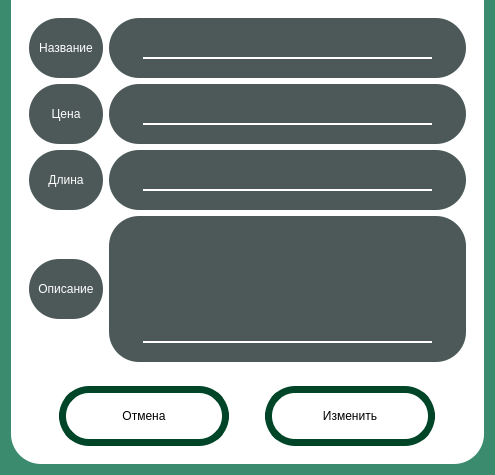
<?xml version="1.0" encoding="UTF-8"?>
<ui version="4.0">
 <class>EditServiceWindow</class>
 <widget class="QDialog" name="EditServiceWindow">
  <property name="geometry">
   <rect>
    <x>0</x>
    <y>0</y>
    <width>495</width>
    <height>475</height>
   </rect>
  </property>
  <property name="minimumSize">
   <size>
    <width>495</width>
    <height>475</height>
   </size>
  </property>
  <property name="maximumSize">
   <size>
    <width>495</width>
    <height>475</height>
   </size>
  </property>
  <property name="windowTitle">
   <string>Изменение процедуры</string>
  </property>
  <property name="styleSheet">
   <string notr="true">background-color:#3B8C6E</string>
  </property>
  <layout class="QGridLayout" name="gridLayout">
   <property name="topMargin">
    <number>0</number>
   </property>
   <item row="0" column="0">
    <widget class="QWidget" name="widget" native="true">
     <property name="styleSheet">
      <string notr="true">background:white;
border-bottom-left-radius:30;
border-bottom-right-radius:30
</string>
     </property>
     <layout class="QGridLayout" name="gridLayout_2">
      <property name="topMargin">
       <number>9</number>
      </property>
      <item row="1" column="0" alignment="Qt::AlignmentFlag::AlignBottom">
       <widget class="QWidget" name="widget_15" native="true">
        <layout class="QHBoxLayout" name="horizontalLayout">
         <item>
          <widget class="QPushButton" name="PBCancel">
           <property name="minimumSize">
            <size>
             <width>0</width>
             <height>60</height>
            </size>
           </property>
           <property name="maximumSize">
            <size>
             <width>170</width>
             <height>16777215</height>
            </size>
           </property>
           <property name="styleSheet">
            <string notr="true">QPushButton{
	border-radius:30;
	background-color:white;
	color:black;
	border: 7px solid #004528;
}

QPushButton:hover{
        background-color:#ACACAC;
}</string>
           </property>
           <property name="text">
            <string>Отмена</string>
           </property>
           <property name="autoDefault">
            <bool>false</bool>
           </property>
          </widget>
         </item>
         <item>
          <widget class="QPushButton" name="PBChange">
           <property name="minimumSize">
            <size>
             <width>0</width>
             <height>60</height>
            </size>
           </property>
           <property name="maximumSize">
            <size>
             <width>170</width>
             <height>16777215</height>
            </size>
           </property>
           <property name="styleSheet">
            <string notr="true">QPushButton{
	border-radius:30;
	background-color:white;
	color:black;
	border: 7px solid #004528;
}

QPushButton:hover{
        background-color:#ACACAC;
}</string>
           </property>
           <property name="text">
            <string>Изменить</string>
           </property>
           <property name="autoDefault">
            <bool>false</bool>
           </property>
          </widget>
         </item>
        </layout>
       </widget>
      </item>
      <item row="0" column="0">
       <widget class="QWidget" name="widget_3" native="true">
        <property name="minimumSize">
         <size>
          <width>0</width>
          <height>0</height>
         </size>
        </property>
        <layout class="QGridLayout" name="gridLayout_3">
         <property name="topMargin">
          <number>9</number>
         </property>
         <item row="0" column="0">
          <widget class="QWidget" name="widget_2" native="true">
           <property name="maximumSize">
            <size>
             <width>16777215</width>
             <height>60</height>
            </size>
           </property>
           <property name="styleSheet">
            <string notr="true">background:#4C5958;
border-radius:30</string>
           </property>
           <layout class="QGridLayout" name="gridLayout_9">
            <item row="0" column="0">
             <widget class="QLabel" name="label_6">
              <property name="layoutDirection">
               <enum>Qt::LayoutDirection::LeftToRight</enum>
              </property>
              <property name="styleSheet">
               <string notr="true">color:white</string>
              </property>
              <property name="text">
               <string>Название</string>
              </property>
              <property name="alignment">
               <set>Qt::AlignmentFlag::AlignCenter</set>
              </property>
             </widget>
            </item>
           </layout>
          </widget>
         </item>
         <item row="0" column="1">
          <widget class="QWidget" name="widget_4" native="true">
           <property name="minimumSize">
            <size>
             <width>0</width>
             <height>60</height>
            </size>
           </property>
           <property name="maximumSize">
            <size>
             <width>16777215</width>
             <height>60</height>
            </size>
           </property>
           <property name="styleSheet">
            <string notr="true">background:#4C5958;
border-radius:30</string>
           </property>
           <layout class="QGridLayout" name="gridLayout_10">
            <item row="0" column="0">
             <widget class="QLineEdit" name="LEName">
              <property name="styleSheet">
               <string notr="true">border: 0px solid red;
border-bottom: 2px solid white;
color:white;
height: 25px;
margin: 10 25</string>
              </property>
              <property name="maxLength">
               <number>45</number>
              </property>
              <property name="alignment">
               <set>Qt::AlignmentFlag::AlignCenter</set>
              </property>
             </widget>
            </item>
           </layout>
          </widget>
         </item>
         <item row="1" column="0">
          <widget class="QWidget" name="widget_5" native="true">
           <property name="maximumSize">
            <size>
             <width>16777215</width>
             <height>60</height>
            </size>
           </property>
           <property name="styleSheet">
            <string notr="true">background:#4C5958;
border-radius:30</string>
           </property>
           <layout class="QGridLayout" name="gridLayout_8">
            <item row="0" column="0">
             <widget class="QLabel" name="label_5">
              <property name="layoutDirection">
               <enum>Qt::LayoutDirection::LeftToRight</enum>
              </property>
              <property name="styleSheet">
               <string notr="true">color:white</string>
              </property>
              <property name="text">
               <string>Цена</string>
              </property>
              <property name="alignment">
               <set>Qt::AlignmentFlag::AlignCenter</set>
              </property>
             </widget>
            </item>
           </layout>
          </widget>
         </item>
         <item row="1" column="1">
          <widget class="QWidget" name="widget_6" native="true">
           <property name="minimumSize">
            <size>
             <width>0</width>
             <height>60</height>
            </size>
           </property>
           <property name="maximumSize">
            <size>
             <width>16777215</width>
             <height>60</height>
            </size>
           </property>
           <property name="styleSheet">
            <string notr="true">background:#4C5958;
border-radius:30</string>
           </property>
           <layout class="QGridLayout" name="gridLayout_11">
            <item row="0" column="0">
             <widget class="QLineEdit" name="LEPrice">
              <property name="styleSheet">
               <string notr="true">border: 0px solid red;
border-bottom: 2px solid white;
color:white;
height: 25px;
margin: 10 25</string>
              </property>
              <property name="maxLength">
               <number>45</number>
              </property>
              <property name="alignment">
               <set>Qt::AlignmentFlag::AlignCenter</set>
              </property>
             </widget>
            </item>
           </layout>
          </widget>
         </item>
         <item row="2" column="0">
          <widget class="QWidget" name="widget_7" native="true">
           <property name="maximumSize">
            <size>
             <width>16777215</width>
             <height>60</height>
            </size>
           </property>
           <property name="styleSheet">
            <string notr="true">background:#4C5958;
border-radius:30</string>
           </property>
           <layout class="QGridLayout" name="gridLayout_7">
            <item row="0" column="0">
             <widget class="QLabel" name="label_4">
              <property name="layoutDirection">
               <enum>Qt::LayoutDirection::LeftToRight</enum>
              </property>
              <property name="styleSheet">
               <string notr="true">color:white</string>
              </property>
              <property name="text">
               <string>Длина</string>
              </property>
              <property name="alignment">
               <set>Qt::AlignmentFlag::AlignCenter</set>
              </property>
             </widget>
            </item>
           </layout>
          </widget>
         </item>
         <item row="2" column="1">
          <widget class="QWidget" name="widget_8" native="true">
           <property name="minimumSize">
            <size>
             <width>0</width>
             <height>60</height>
            </size>
           </property>
           <property name="maximumSize">
            <size>
             <width>16777215</width>
             <height>60</height>
            </size>
           </property>
           <property name="styleSheet">
            <string notr="true">background:#4C5958;
border-radius:30</string>
           </property>
           <layout class="QGridLayout" name="gridLayout_12">
            <item row="0" column="0">
             <widget class="QLineEdit" name="LEDuration">
              <property name="styleSheet">
               <string notr="true">border: 0px solid red;
border-bottom: 2px solid white;
color:white;
height: 25px;
margin: 10 25</string>
              </property>
              <property name="maxLength">
               <number>45</number>
              </property>
              <property name="alignment">
               <set>Qt::AlignmentFlag::AlignCenter</set>
              </property>
             </widget>
            </item>
           </layout>
          </widget>
         </item>
         <item row="3" column="0">
          <widget class="QWidget" name="widget_9" native="true">
           <property name="maximumSize">
            <size>
             <width>16777215</width>
             <height>60</height>
            </size>
           </property>
           <property name="styleSheet">
            <string notr="true">background:#4C5958;
border-radius:30</string>
           </property>
           <layout class="QGridLayout" name="gridLayout_6">
            <item row="0" column="0">
             <widget class="QLabel" name="label_3">
              <property name="layoutDirection">
               <enum>Qt::LayoutDirection::LeftToRight</enum>
              </property>
              <property name="styleSheet">
               <string notr="true">color:white</string>
              </property>
              <property name="text">
               <string>Описание</string>
              </property>
              <property name="alignment">
               <set>Qt::AlignmentFlag::AlignCenter</set>
              </property>
             </widget>
            </item>
           </layout>
          </widget>
         </item>
         <item row="3" column="1">
          <widget class="QWidget" name="widget_12" native="true">
           <property name="minimumSize">
            <size>
             <width>0</width>
             <height>60</height>
            </size>
           </property>
           <property name="maximumSize">
            <size>
             <width>16777215</width>
             <height>150</height>
            </size>
           </property>
           <property name="styleSheet">
            <string notr="true">background:#4C5958;
border-radius:30</string>
           </property>
           <layout class="QGridLayout" name="gridLayout_4">
            <item row="0" column="0">
             <widget class="QTextEdit" name="TEDescription">
              <property name="styleSheet">
               <string notr="true">border: 0px solid red;
border-bottom: 2px solid white;
border-radius:0;
color:white;
height: 25px;
margin: 10 25</string>
              </property>
             </widget>
            </item>
           </layout>
          </widget>
         </item>
        </layout>
       </widget>
      </item>
     </layout>
    </widget>
   </item>
  </layout>
 </widget>
 <resources/>
 <connections/>
</ui>
